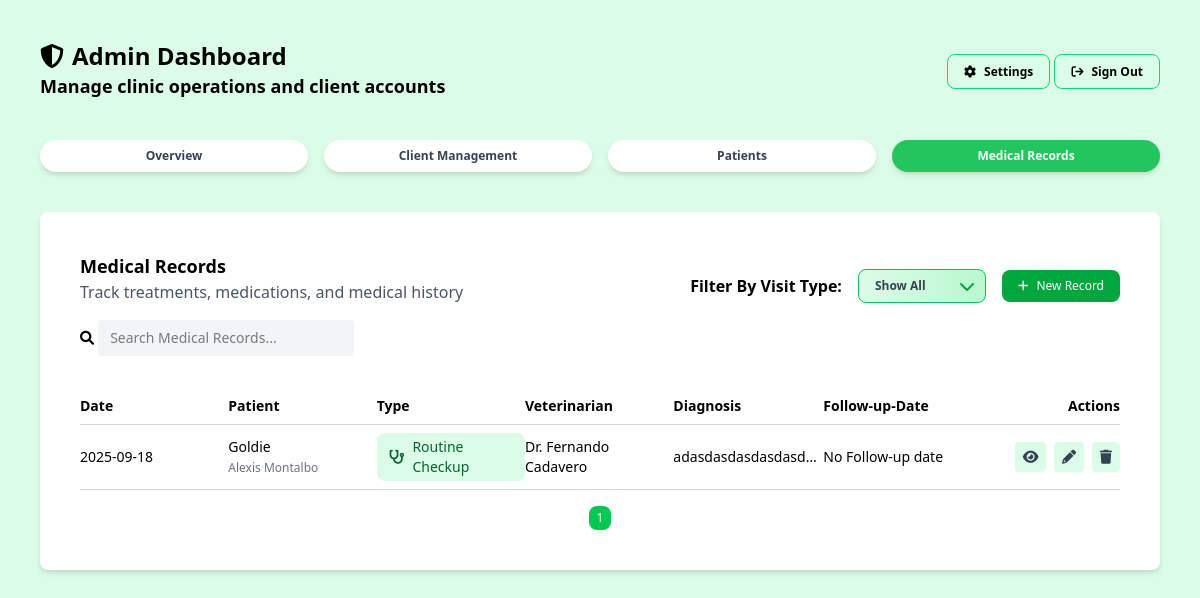
The app's page /admin/medical-records.php (signed in) with its own data.
### tables this page shows
CREATE TABLE `medical_records` (
  `id` int(11) NOT NULL,
  `pet_id` int(10) UNSIGNED NOT NULL,
  `visit_type` text NOT NULL,
  `visit_date` date NOT NULL,
  `veterinarian` text NOT NULL,
  `weight` text DEFAULT NULL,
  `temperature` text DEFAULT NULL,
  `diagnosis` text DEFAULT NULL,
  `treatment` text DEFAULT NULL,
  `medications` text DEFAULT NULL,
  `follow_up_date` date DEFAULT NULL,
  `notes` text DEFAULT NULL,
  `created_at` datetime DEFAULT current_timestamp()
);

CREATE TABLE `pets` (
  `id` int(10) UNSIGNED NOT NULL,
  `owner_id` bigint(20) DEFAULT NULL,
  `name` text NOT NULL,
  `species` text NOT NULL,
  `breed` text DEFAULT NULL,
  `age` int(11) DEFAULT NULL,
  `gender` enum('Male','Female') DEFAULT NULL,
  `weight` varchar(255) DEFAULT NULL,
  `color` varchar(255) DEFAULT NULL,
  `notes` longtext DEFAULT NULL,
  `registered_at` timestamp NOT NULL DEFAULT current_timestamp() ON UPDATE current_timestamp()
);

CREATE TABLE `owners` (
  `id` bigint(20) NOT NULL,
  `user_id` bigint(20) DEFAULT NULL,
  `name` text NOT NULL,
  `email` text DEFAULT NULL,
  `phone` varchar(32) DEFAULT NULL,
  `emergency` varchar(32) DEFAULT NULL,
  `address` longtext NOT NULL,
  `created_at` timestamp NOT NULL DEFAULT current_timestamp(),
  `status` enum('Active','Inactive') NOT NULL DEFAULT 'Active'
);

### helpers/fetch.php (called while the page is built, shortened)
<?php
function fetchAllData(PDO $pdo, string $query, array $params = []): array
{
    $stmt = $pdo->prepare($query);
    $stmt->execute($params);
    return $stmt->fetchAll(PDO::FETCH_ASSOC);
}

### admin/medical-records.php (the view, shortened to what this page needs)
<?php
include_once __DIR__ . '/../config/config.php';
require_once __DIR__ . '/../helpers/fetch.php';
?>
<!DOCTYPE html>
<html lang="en">
<head>
    <link rel="stylesheet" href="../assets/css/output.css">
    <link rel="stylesheet" href="../assets/css/global.css">
    <link rel="stylesheet" href="https://cdnjs.cloudflare.com/ajax/libs/font-awesome/6.0.0-beta3/css/all.min.css">
</head>
<body class="bg-green-100 w-full min-h-screen overflow-y-auto">
    <?php
    include_once '../includes/admin-header.php';
    ?>
    <main class="p-10 max-w-[1400px] mx-auto">
        <section class="w-full bg-white rounded-lg shadow-md p-10">
            <div class="mb-4 flex items-center justify-between">
                <div>
                    <h3 class="font-semibold text-lg">Medical Records</h3>
                    <h4 class="text-gray-600">Track treatments, medications, and medical history</h4>
                </div>
                <div class="flex flex-row items-center space-x-4">
                    <div class="flex justify-between items-center space-x-4">
                        <h3 class="relative inline-block mt-4 font-semibold">Filter By Visit Type:</h3>
                        <div class="relative inline-block mt-4">
                            <select id="typeFilter"
                                class="appearance-none cursor-pointer w-32 px-4 py-2 pr-8 rounded-lg text-xs font-semibold text-gray-700
                                bg-gradient-to-r from-green-100 to-green-200 border border-green-500
                                hover:from-green-200 hover:to-green-300 focus:outline-none focus:ring-2 focus:ring-green-400 transition">
                                <option value="">Show All</option>
                            </select>
                            <span class="absolute right-3 top-1/2 transform -translate-y-1/2 pointer-events-none">
                                <i class="fa-solid fa-chevron-down text-green-600"></i>
                            </span>
                        </div>
                    </div>
                    <button data-modal="addNewRecord"
                        class="open-add-modal cursor-pointer mt-4 px-4 py-2 bg-green-600 text-white rounded-lg text-xs hover:bg-green-700"><i
                            class="fa-solid fa-plus mr-2"></i>New Record</button>
                </div>
            </div>
            <div class="mb-4">
                <form>
                    <i class="fa-solid fa-search text-sm"></i>
                    <input type="search" id="search" placeholder="Search Medical Records..."
                        class="bg-gray-100 rounded px-3 py-2 mb-4 text-sm w-64 focus:outline-none focus:ring-2 focus:ring-green-500">
                </form>
            </div>
            <table id="recordsTable" class="table-fixed w-full table-collapse">
                <thead>
                    <tr class="text-sm text-left border-b border-gray-300">
                        <th class="font-semibold py-2">Date</th>
                        <th class="font-semibold py-2">Patient</th>
                        <th class="font-semibold py-2">Type</th>
                        <th class="font-semibold py-2">Veterinarian</th>
                        <th class="font-semibold py-2 w-[150px]">Diagnosis</th>
                        <th class="font-semibold py-2">Follow-up-Date</th>
                        <th class="font-semibold py-2 text-right">Actions</th>
                    </tr>
                </thead>
                <tbody id="recordsBody">
                    <?php
                    $records = fetchAllData(
                        $pdo,
                        "SELECT m.id AS medical_record_id, m.visit_date, m.veterinarian, m.weight, m.temperature, p.name AS patient_name, o.name AS owner_name, m.visit_type, m.diagnosis, m.treatment, m.medications, m.notes, m.follow_up_date
                        FROM medical_records m
                        JOIN pets p ON m.pet_id = p.id
                        JOIN owners o ON p.owner_id = o.id
                        ORDER BY m.created_at DESC"
                    );
                    $visitType = [
                        'Routine Checkup' => ['icon' => 'fa-solid fa-stethoscope', 'color' => 'text-green-800', 'bg' => 'bg-green-100'],
                        'Surgery' => ['icon' => 'fa-solid fa-kit-medical', 'color' => 'text-red-700', 'bg' => 'bg-red-100'],
                        'Vaccination' => ['icon' => 'fa-solid fa-syringe', 'color' => 'text-blue-700', 'bg' => 'bg-blue-100'],
                        'Treatment' => ['icon' => 'fa-solid fa-pills', 'color' => 'text-yellow-700', 'bg' => 'bg-yellow-100'],
                        'Emergency' => ['icon' => 'fa-solid fa-triangle-exclamation', 'color' => 'text-orange-700', 'bg' => 'bg-orange-100']
                    ];
                    foreach ($records as $record) {
                        $Type = $record['visit_type'];
                        $typeinfo = $visitType[$Type] ?? ['icon' => 'fa-solid fa-question', 'color' => 'text-gray-700', 'bg' => 'bg-gray-200'];
                        $dataFollow = (!empty($record['follow_up_date']) && $record['follow_up_date'] !== '0000-00-00')
                            ? $record['follow_up_date']
                            : '';
                        echo '<tr
                            data-id="' . htmlspecialchars($record['medical_record_id']) . '"
                            data-type="' . htmlspecialchars($record['visit_type']) . '"
                            class="border-b border-gray-300 hover:bg-green-50 text-sm">';
                        echo '<td class="py-2">' . htmlspecialchars($record['visit_date']) . '</td>';
                        echo "<td class='py-2'>
                                <span class='font-medium'>" . htmlspecialchars($record['patient_name']) . "</span><br>
                                <span class='text-gray-500 text-xs'>" . htmlspecialchars($record['owner_name']) . "</span>
                            </td>";
                        echo '<td class="py-2">
                              <div class="' . $typeinfo['bg'] . ' ' . $typeinfo['color'] . ' rounded-lg px-3 py-1 inline-flex items-center gap-2">
                                    <i class="' . $typeinfo['icon'] . '"></i>
                                    <span>' . htmlspecialchars($record['visit_type']) . '</span>
                                </div>
                            </td>';
                        echo '<td class="py-2">' . htmlspecialchars($record['veterinarian']) . '</td>';
                        echo '<td class="py-2 truncate whitespace-nowrap overflow-hidden" style="width:150px; max-width:150px;">'
                            . htmlspecialchars($record['diagnosis']) .
                            '</td>';
                        echo '<td>' . (
                            !empty($record['follow_up_date']) && $record['follow_up_date'] !== '0000-00-00'
                            ? htmlspecialchars($record['follow_up_date'])
                            : 'No Follow-up date'
                        ) . '</td>';
                        echo '<td class="py-2 text-right space-x-1">
                                <button
                                    data-modal = "viewModal"
                                    data-id="' . $record['medical_record_id'] . '"
                                    data-date="' . htmlspecialchars($record['visit_date'] ?? '') . '"
                                    data-type="' . htmlspecialchars($record['visit_type'] ?? '') . '"
                                    data-type-bg="' . htmlspecialchars($typeinfo['bg']) . '"
                                    data-type-color="' . htmlspecialchars($typeinfo['color']) . '"
                                    data-type-icon="' . htmlspecialchars($typeinfo['icon']) . '"
                                    data-patient="' . htmlspecialchars($record['patient_name'] ?? '') . '"
                                    data-owner="' . htmlspecialchars($record['owner_name'] ?? '') . '"
                                    data-veterinarian="' . htmlspecialchars($record['veterinarian'] ?? '') . '"
                                    data-weight="' . htmlspecialchars($record['weight'] ?? '') . '"
                                    data-temperature="' . htmlspecialchars($record['temperature'] ?? '') . '"
                                    data-diagnosis="' . htmlspecialchars($record['diagnosis'] ?? '') . '"
                                    data-treatment="' . htmlspecialchars($record['treatment'] ?? '') . '"
                                    data-medications="' . htmlspecialchars($record['medications'] ?? '') . '"
                                    data-follow="' . htmlspecialchars($dataFollow) . '"
                                    data-notes="' . htmlspecialchars($record['notes'] ?? '') . '"
                                    class="open-modal fa-solid fa-eye cursor-pointer text-gray-700 bg-green-100 p-2 rounded hover:bg-green-300"></button>
                                <button class="open-edit-modal fa-solid fa-pencil cursor-pointer text-gray-700 bg-green-100 p-2 rounded hover:bg-green-300" data-id="' . $record['medical_record_id'] . '"></button>
                                <button class="open-delete-modal fa-solid fa-trash cursor-pointer text-gray-700 bg-green-100 p-2 rounded hover:bg-red-400" data-id="' . $record['medical_record_id'] . '"></button>
                            </td>';
                        echo '</tr>';
                    }
                    ?>
                </tbody>
            </table>
            <div id="pagination" class="flex justify-center space-x-2 mt-4"></div>
        </section>
    </main>
</body>
</html>

### records on screen
medical_records: visit_date "2025-09-18", pet.name "Goldie", owners.name "Alexis Montalbo", visit_type "Routine Checkup", veterinarian "Dr. Fernando Cadavero", diagnosis "adasdasdasdasdasd…", shows "No Follow-up date"
